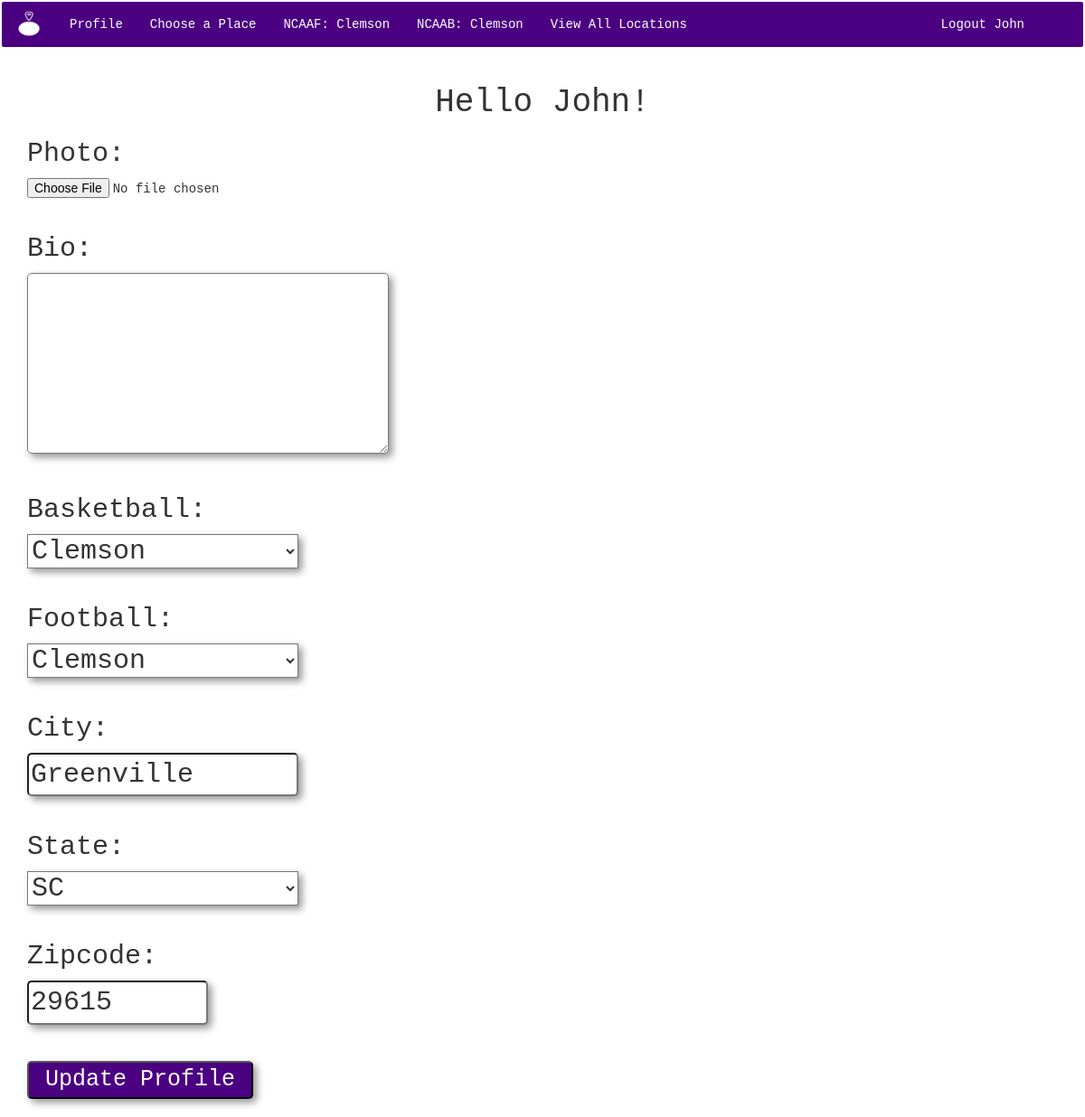
The app's page /accounts/profile/ (signed in) with its own data.
### app/models.py (models this page shows, shortened)
class Profile(models.Model):
    prof_user = models.OneToOneField(User)
    bio = models.TextField(null=True, blank=True)
    basketball = models.ForeignKey(BasketballTeam, null=True, blank=True)
    football = models.ForeignKey(FootballTeam, null=True, blank=True)
    city = models.CharField(max_length=50, null=True, blank=True)
    state = models.ForeignKey(State, null=True, blank=True)
    zipcode = models.CharField(max_length=10, null=True, blank=True)
    photo = models.ImageField(upload_to="profile_photos", null=True, blank=True, verbose_name="Profile Photo")

class FootballTeam(models.Model):
    school = models.CharField(max_length=30)
    name = models.CharField(max_length=30)
    def __str__(self):
        return self.school
    class Meta:
        ordering = ["school"]

class BasketballTeam(models.Model):
    school = models.CharField(max_length=30)
    name = models.CharField(max_length=30)
    def __str__(self):
        return self.school
    class Meta:
        ordering = ["school"]

### app/views.py (the view)
# urls.py: url(r'^accounts/profile/$', ProfileUpdateView.as_view(), name='profile_update_view'),
class ProfileUpdateView(LoginRequiredMixin, UpdateView):
    success_url = reverse_lazy("profile_update_view")
    fields = ["bio", "photo", "basketball", "football", "city", "state", "zipcode"]
    def get_object(self, queryset=None):
        return self.request.user.profile

### app/models.py (called while the page is built)
    def __str__(self):
        return self.state_name

### templates/app/profile_form.html (shortened to what this page needs)
{% extends "base.html" %}
{% block content %}
<h1 class="center">Hello {{ request.user }}!</h1>
<form class="" action="" method="post" enctype= "multipart/form-data">
  <h2>Photo:</h2> {{ form.photo }} <br>
  <h2>Bio:</h2> {{ form.bio }}<br><br>
  <h2>Basketball:</h2> {{ form.basketball }}<br><br>
  <h2>Football:</h2> {{ form.football }}<br><br>
  <h2>City:</h2> {{ form.city }} <br><br>
  <h2>State:</h2> {{ form.state }} <br><br>
  <h2>Zipcode:</h2> {{ form.zipcode }} <br><br><br>
<input class="button" type="submit" name="name" value="Update Profile"> <br><br>
</form>
{% endblock %}

### templates/base.html (shortened to what this page needs)
<!DOCTYPE html>
{% load staticfiles %}
    <link rel="stylesheet" href='{% static "app/css/bootstrap.css" %}' media="screen" title="bootstrap" charset="utf-8">
    <link rel="stylesheet" href='{% static "app/css/app.css" %}' media="screen" title="bootstrap" charset="utf-8">
      {% if request.user.is_authenticated %}
      <nav class="navbar navbar-default">
      <ul class="nav navbar-nav">
        <li><img id="navbar_logo" src='{% static "app/fanatik.png" %}' alt="" /></li>
        <li><a href="{% url 'profile_update_view' %}" role="button">Profile</a></li>
        <li><a href="{% url 'get_places_view' %}">Choose a Place</a></li>
        <li><a href="{% url 'football_location_list_view' %}">NCAAF: {{ request.user.profile.football }}</a></li>
        <li><a href="{% url 'basketball_location_list_view' %}">NCAAB: {{ request.user.profile.basketball }}</a></li>
        <li><a href="{% url 'all_locations_list_view' %}">View All Locations</a></li>
        <li id="right"><a href="{% url 'logout' %}?next=/" role="button">Logout {{ request.user }}</a></li>
      </nav>
      {% endif %}
      <div class="container">
        {% block content %}
        {% endblock %}
      </div>

### app/static/app/css/app.css (style rules this page uses)
#navbar_logo { padding-top: 10px; height: 40px; width: 60px; border: 0px; }
.navbar { background-color: indigo; border: 2px solid white; }
.nav.navbar-nav li a { color: white; }
#id_bio { border-radius: 5px; height: 200px; width: 400px; font-size: 30px; box-shadow: 4px 4px 8px rgba(0, 0, 0, 0.42); }
.center { text-align: center; }
#right { position: absolute; right: 50px; }
#id_football { -webkit-appearance: menulist-button; width: 300px; font-size: 30px; box-shadow: 4px 4px 8px rgba(0, 0, 0, 0.42); background-color: white; }
#id_basketball { -webkit-appearance: menulist-button; width: 300px; font-size: 30px; box-shadow: 4px 4px 8px rgba(0, 0, 0, 0.42); background-color: white; }
#id_city { border-radius: 5px; width: 300px; font-size: 30px; box-shadow: 4px 4px 8px rgba(0, 0, 0, 0.42); }
#id_state { -webkit-appearance: menulist-button; width: 300px; font-size: 30px; box-shadow: 4px 4px 8px rgba(0, 0, 0, 0.42); background-color: white; }
input[type="submit"] { width: 250px; font-size: 25px; }
.button { border-radius: 5px; background-color: indigo; color: white; box-shadow: 4px 4px 8px rgba(0, 0, 0, 0.42); }
form { margin: 500; }
#id_zipcode { border-radius: 5px; width: 200px; font-size: 30px; box-shadow: 4px 4px 8px rgba(0, 0, 0, 0.42); }
img { height: 300px; width: 300px; border: 1px solid black; }

### records on screen
Profile: basketball "Clemson", football "Clemson", city "Greenville", state "SC", zipcode "29615"

### other values on screen
{{ request.user.profile.football }} "Clemson"
{{ request.user.profile.basketball }} "Clemson"
{{ request.user }} "John"
